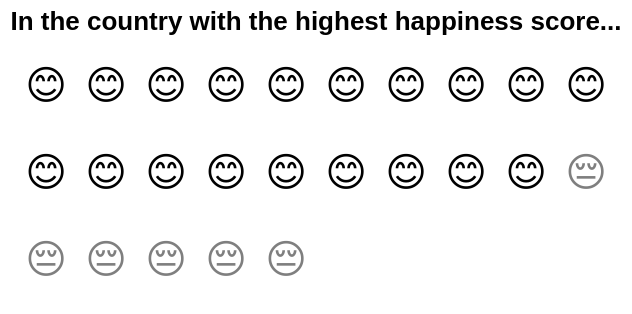

Describe this chart as a Vega-Lite specification.
### Vega-Lite specification from a JSON file in a GitHub repository (floating-point values rounded to 4 significant figures)
{"$schema": "https://vega.github.io/schema/vega-lite/v4.json", "config": {"view": {"stroke": ""}}, "title": "In the country with the highest happiness score...", "width": 300, "height": 130, "data": {"values": [{"id": 1, "face": "smile"}, {"id": 2, "face": "smile"}, {"id": 3, "face": "smile"}, {"id": 4, "face": "smile"}, {"id": 5, "face": "smile"}, {"id": 6, "face": "smile"}, {"id": 7, "face": "smile"}, {"id": 8, "face": "smile"}, {"id": 9, "face": "smile"}, {"id": 10, "face": "smile"}, {"id": 11, "face": "smile"}, {"id": 12, "face": "smile"}, {"id": 13, "face": "smile"}, {"id": 14, "face": "smile"}, {"id": 15, "face": "smile"}, {"id": 16, "face": "smile"}, {"id": 17, "face": "smile"}, {"id": 18, "face": "smile"}, {"id": 19, "face": "smile"}, {"id": 20, "face": "frown"}, {"id": 21, "face": "frown"}, {"id": 22, "face": "frown"}, {"id": 23, "face": "frown"}, {"id": 24, "face": "frown"}, {"id": 25, "face": "frown"}]}, "transform": [{"calculate": "{'smile': '😊', 'frown': '😔'}[datum.face]", "as": "emoji"}, {"calculate": "ceil (datum.id/10)", "as": "col"}, {"calculate": "datum.id - datum.col*10", "as": "row"}], "mark": {"type": "text", "baseline": "middle"}, "encoding": {"x": {"field": "row", "type": "ordinal", "axis": null}, "y": {"field": "col", "type": "ordinal", "axis": null}, "text": {"field": "emoji", "type": "nominal"}, "size": {"value": 20}, "strokeWidth": {"value": 3.0}, "fillOpacity": {"condition": {"test": "datum.face=='smile'", "value": 1}, "value": 0.5}}}
